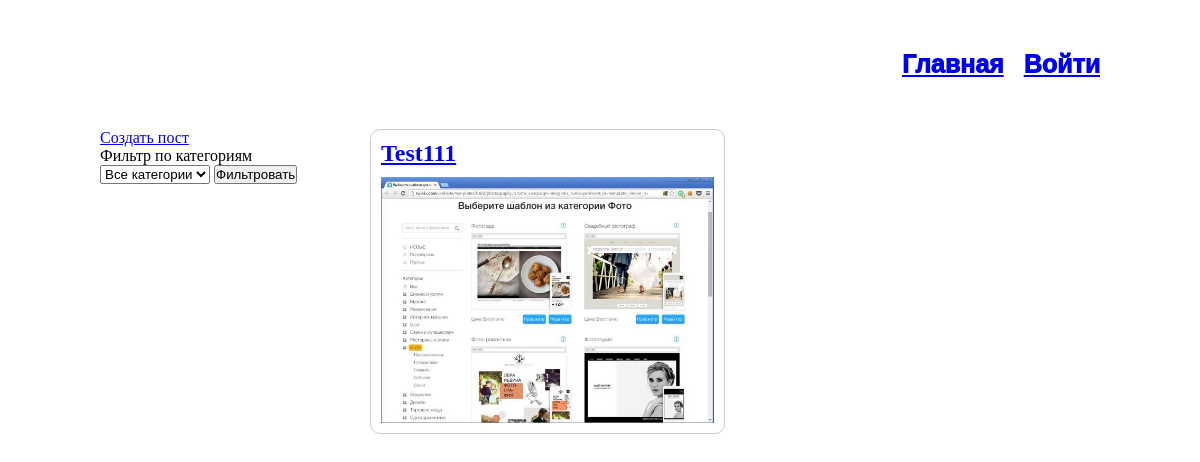
/, run on an earlier commit of the app's database.
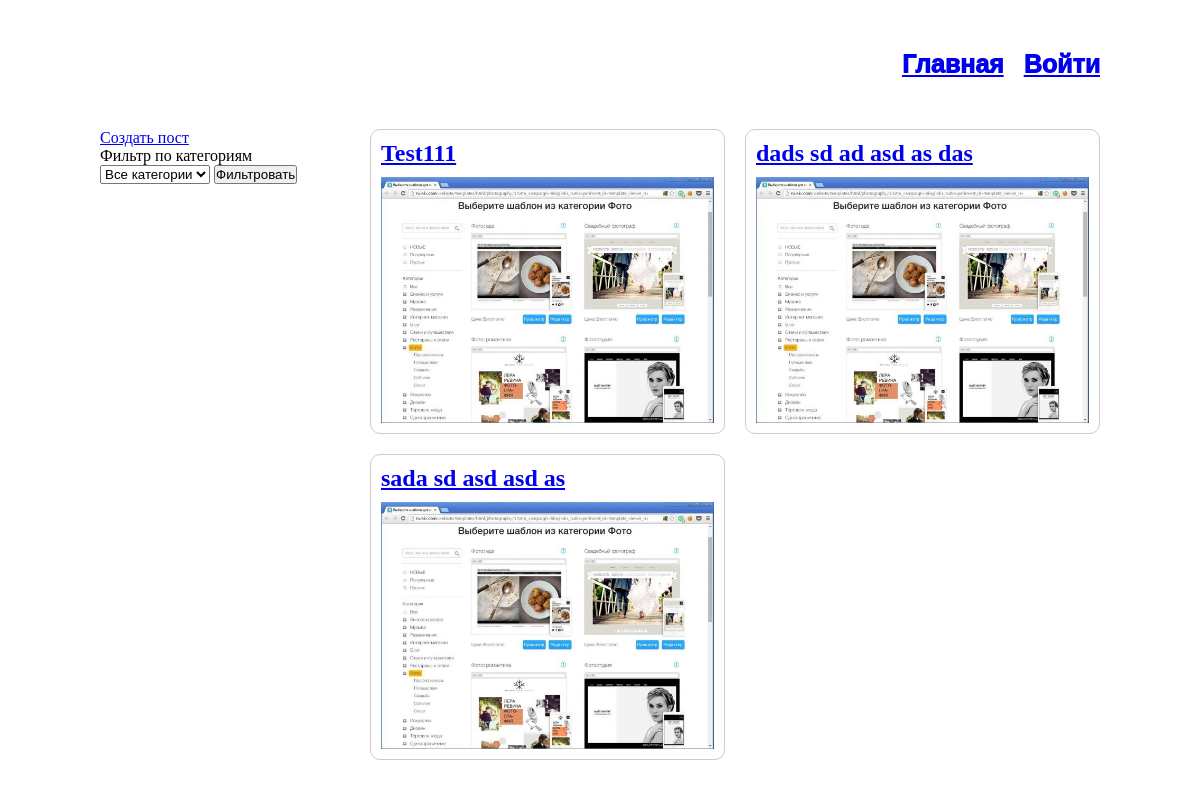
And on a later commit of the database.
### main/models.py (models this page shows, shortened)
class Post(models.Model):
    title = models.CharField(max_length=200)
    image = models.ImageField(upload_to='images/')
    content = models.TextField()
    author = models.ForeignKey(settings.AUTH_USER_MODEL, on_delete=models.CASCADE)
    created_data = models.DateTimeField(auto_now_add=True)
    category = models.ForeignKey(Category, on_delete=models.CASCADE,related_name='posts')

### main/views.py (the view)
# urls.py: path('', views.index, name='home_page'),
def index(request):
    posts = Post.objects.all()
    form = PostFillerForms(request.GET)
    if form.is_valid() and form.cleaned_data['category']:
        posts = posts.filter(category=form.cleaned_data['category'])
    print(form.errors)  # Проверим, нет ли ошибок
    print(form.cleaned_data)  # Какие данные приходят?
    return render(request, 'main/home_page.html', {'posts': posts, 'form':form})

### main/forms.py
class PostFillerForms(forms.ModelForm):
    category = forms.ModelChoiceField(
        queryset=Category.objects.all(),
        required=False,
        empty_label='Все категории'
    )
    class Meta:
        model = Post
        fields = ['category']
    def __init__(self, *args, **kwargs):
        super().__init__(*args, **kwargs)
        self.fields['category'].queryset = Category.objects.all()

### main/templates/main/home_page.html (shortened to what this page needs)
{% extends 'base/base.html' %}
{% load static %}
{% block link %}
    <link rel="stylesheet" href="{% static 'main/home_page.css' %}">
{% endblock %}
{% block content %}
<div class="home_page-content-wrapper">
    <div class="home_page-sidebar">
        <div class="home_page-created-btn">
            <a href="{% url 'create_page' %}">Создать пост</a>
         </div>
        <p>Фильтр по категориям</p>
        <form method="GET">
            {{ form.category }}
            <button type="submit">Фильтровать</button>
        </form>
    </div>
    <div class="home_page-posts-grid">
        {% for post in posts %}
            <div class="home_page-post">
                <a href="{% url 'detail_page' post.id %}" class="home_page-post-title"><h2>{{ post.title }}</h2></a>
                <img src="{{ post.image.url }}" class="home_page-post-image" alt="">
            </div>
        {% endfor %}
    </div>
</div>
{% endblock %}

What changed in the data, as far as the page shows it:
added Post: title "dads sd ad asd as das", image (picture)
added Post: title "sada sd asd asd as", image (picture)
